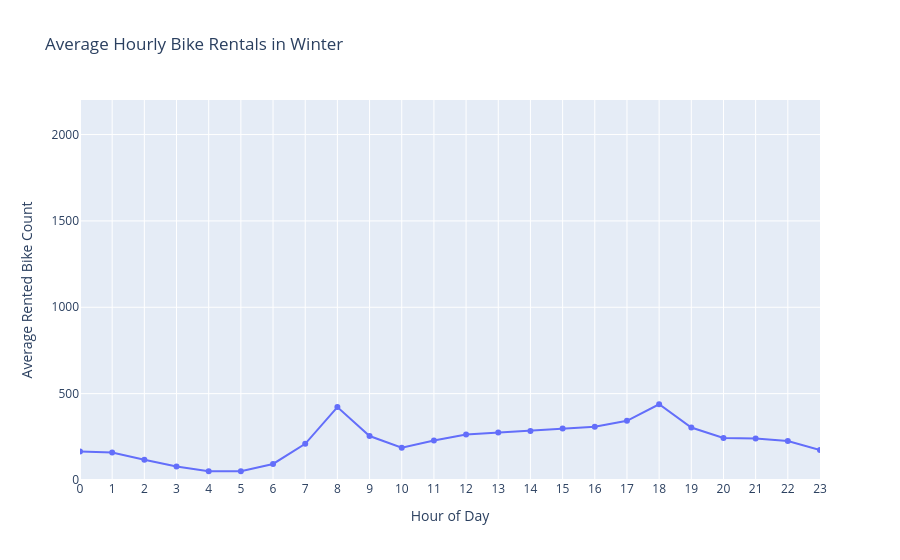

Here is the notebook cell this chart was saved with:
### Markdown cell above
## 13. Create the first static Plotly figure

Build the first figure before placing it in Dash. Give it a descriptive title and human-readable axis and legend labels.

### Code cell
winter = analysis[
    analysis["Seasons"] == "Winter"
]

hourly_winter = (
    winter.groupby("Hour", as_index=False)["Rented Bike Count"]
    .mean()
)

fig1 = px.line(
    hourly_winter,
    x="Hour",
    y="Rented Bike Count",
    markers=True,
    title="Average Hourly Bike Rentals in Winter",
    labels={
        "Hour": "Hour of Day",
        "Rented Bike Count": "Average Rented Bike Count"
    }
)

fig1.update_xaxes(
    tickmode="linear",
    dtick=1,
    range=[0, 23]
)

fig1.update_yaxes(
    range=[0, 2200]
)

fig1.show()

### Figure 1 — Plotly figure (JSON) as saved in the notebook; plotly's stock layout.template omitted (floating-point values rounded to 4 significant figures)
{"data": [{"hovertemplate": "Hour of Day=%{x}<br>Average Rented Bike Count=%{y}<extra></extra>", "legendgroup": "", "line": {"color": "#636efa", "dash": "solid"}, "marker": {"symbol": "circle"}, "mode": "lines+markers", "name": "", "orientation": "v", "showlegend": false, "type": "scatter", "x": [0, 1, 2, 3, 4, 5, 6, 7, 8, 9, 10, 11, 12, 13, 14, 15, 16, 17, 18, 19, 20, 21, 22, 23], "xaxis": "x", "y": [165.2, 159.1, 117.8, 77.81, 50.48, 51.22, 92.82, 209.6, 422.2, 254.6, 186.4, 228.3, 263.6, 275.3, 284.3, 298.6, 308.6, 342.5, 438.3, 304.0, 243.2, 240.5, 225.1, 173.4], "yaxis": "y"}], "layout": {"legend": {"tracegroupgap": 0}, "title": {"text": "Average Hourly Bike Rentals in Winter"}, "xaxis": {"anchor": "y", "domain": [0, 1], "dtick": 1, "range": [0, 23], "tickmode": "linear", "title": {"text": "Hour of Day"}}, "yaxis": {"anchor": "x", "domain": [0, 1], "range": [0, 2200], "title": {"text": "Average Rented Bike Count"}}}}
